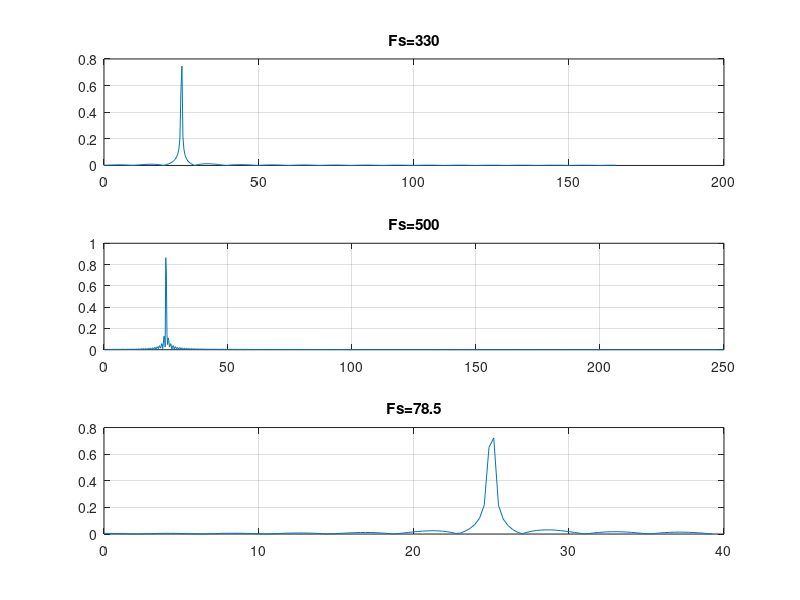

MATLAB code for this plot:
Fc = 25;
theta = pi/6;

Fs = 330;                                    
Ts = 1/Fs; 
t = 0:Ts:3;
F = cos(2*pi*Fc*t + theta);


NFFT = 2^nextpow2(Fs*3);
Y = fft(F , NFFT)/(Fs*3);
f = Fs/2*linspace(0,1,NFFT/2+1);

subplot(311)
plot(f, 2*abs(Y(1:NFFT/2+1)));
title('Fs=330')
grid


Fc = 25;
theta = pi/6;

Fs = 500;                                    
Ts = 1/Fs; 
t = 0:Ts:3;
F = cos(2*pi*Fc*t + theta);


NFFT = 2^nextpow2(Fs*3);
Y = fft(F , NFFT)/(Fs*3);
f = Fs/2*linspace(0,1,NFFT/2+1);

subplot(312)
plot(f, 2*abs(Y(1:NFFT/2+1)));
title('Fs=500')
grid


Fc = 25;
theta = pi/6;

Fs = 78.5;                                    
Ts = 1/Fs; 
t = 0:Ts:3;
F = cos(2*pi*Fc*t + theta);


NFFT = 2^nextpow2(Fs*3);
Y = fft(F , NFFT)/(Fs*3);
f = Fs/2*linspace(0,1,NFFT/2+1);

subplot(313)
plot(f, 2*abs(Y(1:NFFT/2+1)));
title('Fs=78.5')
grid